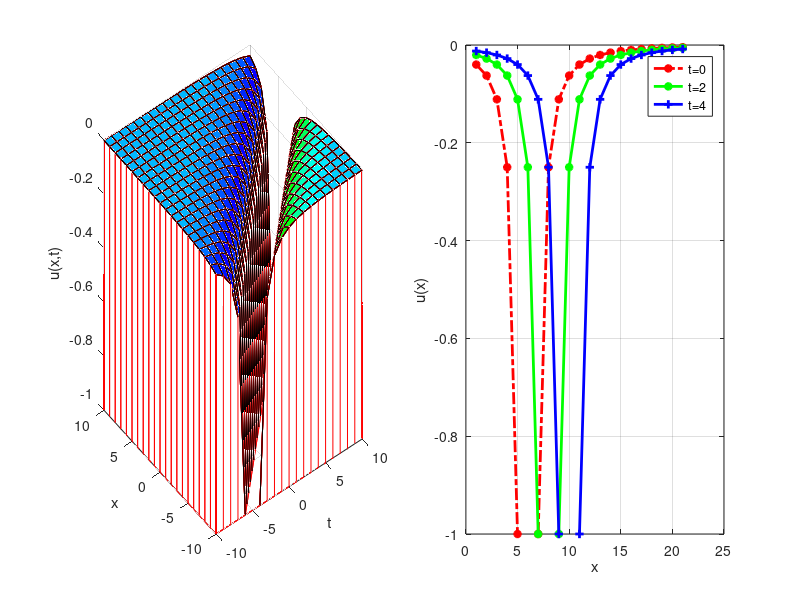

Source code (MATLAB):
clear all;
V = 1;
lamda = 0;
xi = 5;
mu =0.5;



u(1,10) = 0;
for x=-10:1:10
for t=-10:1:10
    if(lamda==0 && mu >0)
        cosec = 1/(x-V*t+xi);
    u(x+11,t+11) = (1/6.0)*(V*V) - (2/3)*(lamda) - (1/6) - 2*mu*(cosec*cosec)      ;
    end
end 
end


t=-10:1:10;

subplot(1,2,1)

meshz(t,t,u);
hold on;

meshc(t,t,u);
hold on;

surfc(t,t,u);
hold on;

waterfall(t,t,u);
hold on;
surfl(t,t,u);
hold on;

grid on;
xlabel('t');
zlabel('u(x,t)');
ylabel('x');

colormap hsv
%%%%%%%%%%%%%%%%%%%%%%%%%%%%%%%%%%%%%%%%%%%%%%%%%%%%%%%%%%%%%%%%%%%%%%%%%%%%%%%%%%%%%%%

subplot(1,2,2)
% for t=0
h = u(:,11);
plot(h,'-.r*', 'LineWidth',2)

hold on;
% for t=2
h = u(:,13);
plot(h,'-*g', 'LineWidth',2)
hold on;
% for t=4
h = u(:,15);
plot(h,'-+b', 'LineWidth',2)
hold on;
grid on;

legend('t=0','t=2','t=4');
xlabel('x');
ylabel('u(x)');





